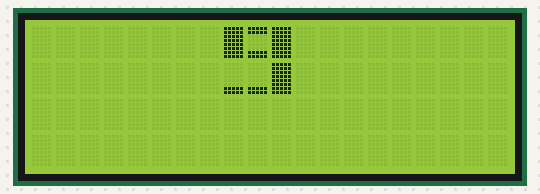
Bench run of a sketch on a simulated Arduino Uno, built with avr-gcc and run on an emulated ATmega328P. On the bench: 20×4 character LCD.

Above: at 0.1 s.
At 5.1 s:
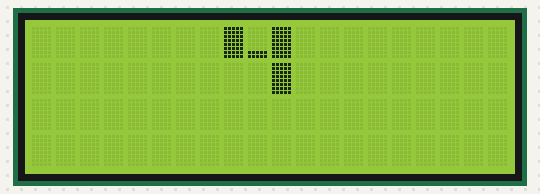
At 10.1 s:
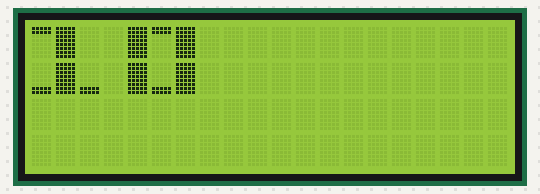
At 17.1 s:
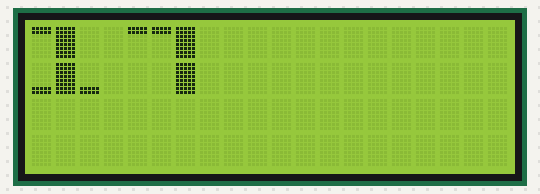
At 24.2 s:
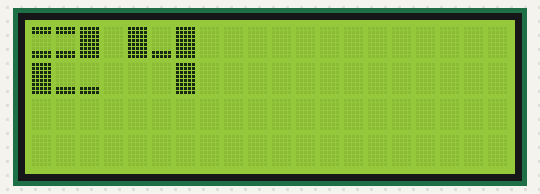
At 38.2 s:
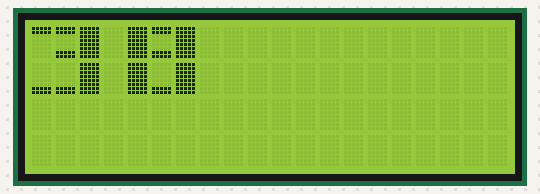

The sketch:

Custom_character_double_height_digits.ino
```cpp
// include the library code
#include <LiquidCrystal.h>

LiquidCrystal lcd(12, 11, 5, 4, 3, 2);

byte glyphs[5][8] = {
{ B11111, B11111, B00000, B00000, B00000, B00000, B00000, B00000 },
{ B00000, B00000, B00000, B00000, B00000, B00000, B11111, B11111 },
{ B11111, B11111, B00000, B00000, B00000, B00000, B11111, B11111},
{ B11111, B11111, B11111, B11111, B11111, B11111, B11111, B11111},
{ B00000, B00000, B00000, B00000, B00000, B01110, B01110, B01110}
};

const int digitWidth = 3;  // the width in characters of a big digit(excludes space between characters

// arrays to index into custom characters that will comprise the big numbers
// digits 0-4                                 0      1       2      3      4
const char bigDigitsTop[10][digitWidth] = { 3,0,3, 0,3,32, 2,2,3, 0,2,3, 3,1,3,
// digits 5-9                                 5      6       7      8      9
                                            3,2,2, 3,2,2,  0,0,3, 3,2,3,  3,2,3 };

const char bigDigitsBot[10][digitWidth] = { 3,1,3, 1,3,1, 3,1,1, 1,1,3, 32,32,3,
                                            1,1,3,  3,1,3, 32,32,3, 3,1,3, 1,1,3};

char buffer[12];   // used to convert a number into a string
void setup() {
  lcd.begin(20, 4);
  // creat the custom glyphs
  for(int i=0; i<5; i++)
    lcd.createChar(i, glyphs[i]);  // create the 5 custom glyphs

    // show a countdown timer
    for(int digit = 9; digit >= 0; digit--)
    {
      showDigit(digit, 2);   // show the digit
      delay(1000);
    }
    lcd.clear();

}

void loop() {
  // now show the number of seconds since the sketch started
  int number = millis()/1000;
  showNumber(number, 0);
  delay(1000);

}

void showDigit(int digit, int position)
{
  lcd.setCursor(position *(digitWidth + 1), 0);
  for(int i=0; i<digitWidth; i++)
  lcd.print(bigDigitsTop[digit][i]);
  lcd.setCursor(position *(digitWidth + 1), 1);
  for(int i=0; i<digitWidth; i++)
  lcd.print(bigDigitsBot[digit][i]);
}

void showNumber(int value, int position)
{
  int  index;      // index to the digit being printed, 0 is the leftmost digit
  itoa(value, buffer, 10);

  // display each digit in sequence
  for(index = 0; index < 10; index++)   // display up to ten digits
  {
    char c = buffer[index];
    if( c==0 )    // check for null ( not the same as '0' )
    return;     // the end of string character is a null
    c = c - 48;   // convert ascii value to a numeric value
    showDigit(c, position + index);

  }
}
```

Measured:
- what the display in image 1 shows lasts 1.0 s, from 5.1 s to 6.1 s
